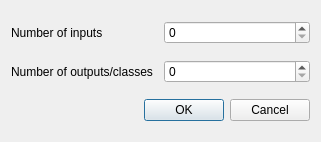
<ui version="4.0" >
 <class>Dialog</class>
 <widget class="QDialog" name="Dialog" >
  <property name="geometry" >
   <rect>
    <x>0</x>
    <y>0</y>
    <width>321</width>
    <height>142</height>
   </rect>
  </property>
  <property name="windowTitle" >
   <string>Dialog</string>
  </property>
  <layout class="QGridLayout" >
   <item row="0" column="0" >
    <widget class="QLabel" name="label" >
     <property name="text" >
      <string>Number of inputs</string>
     </property>
    </widget>
   </item>
   <item row="0" column="1" >
    <widget class="QSpinBox" name="Inputs" />
   </item>
   <item row="1" column="0" >
    <widget class="QLabel" name="label_2" >
     <property name="text" >
      <string>Number of outputs/classes</string>
     </property>
    </widget>
   </item>
   <item row="1" column="1" >
    <widget class="QSpinBox" name="Classes" />
   </item>
   <item row="2" column="0" colspan="2" >
    <widget class="QDialogButtonBox" name="buttonBox" >
     <property name="orientation" >
      <enum>Qt::Horizontal</enum>
     </property>
     <property name="standardButtons" >
      <set>QDialogButtonBox::Cancel|QDialogButtonBox::NoButton|QDialogButtonBox::Ok</set>
     </property>
    </widget>
   </item>
  </layout>
 </widget>
 <resources/>
 <connections>
  <connection>
   <sender>buttonBox</sender>
   <signal>accepted()</signal>
   <receiver>Dialog</receiver>
   <slot>accept()</slot>
   <hints>
    <hint type="sourcelabel" >
     <x>248</x>
     <y>254</y>
    </hint>
    <hint type="destinationlabel" >
     <x>157</x>
     <y>274</y>
    </hint>
   </hints>
  </connection>
  <connection>
   <sender>buttonBox</sender>
   <signal>rejected()</signal>
   <receiver>Dialog</receiver>
   <slot>reject()</slot>
   <hints>
    <hint type="sourcelabel" >
     <x>316</x>
     <y>260</y>
    </hint>
    <hint type="destinationlabel" >
     <x>286</x>
     <y>274</y>
    </hint>
   </hints>
  </connection>
 </connections>
</ui>
